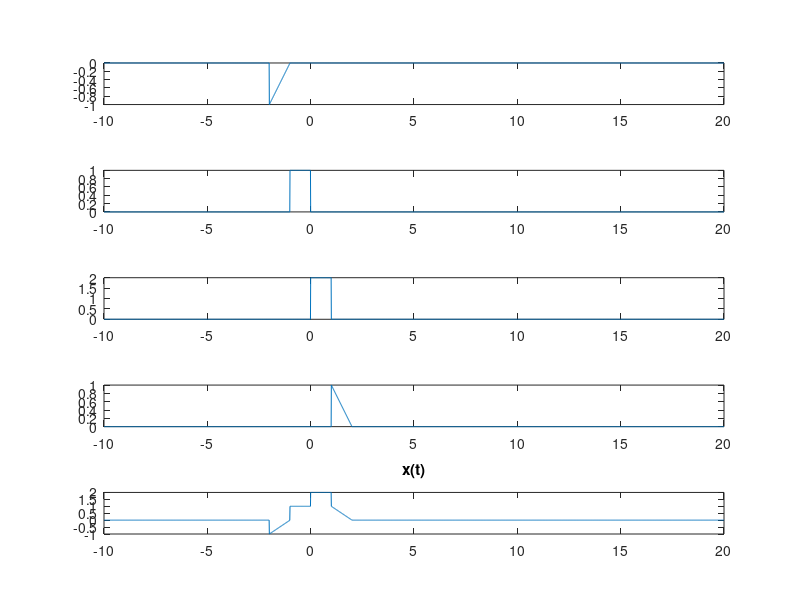
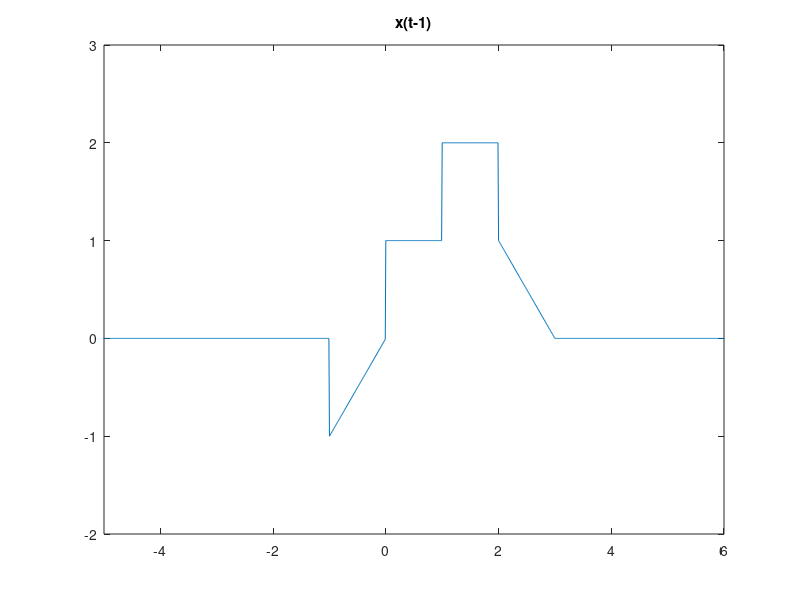
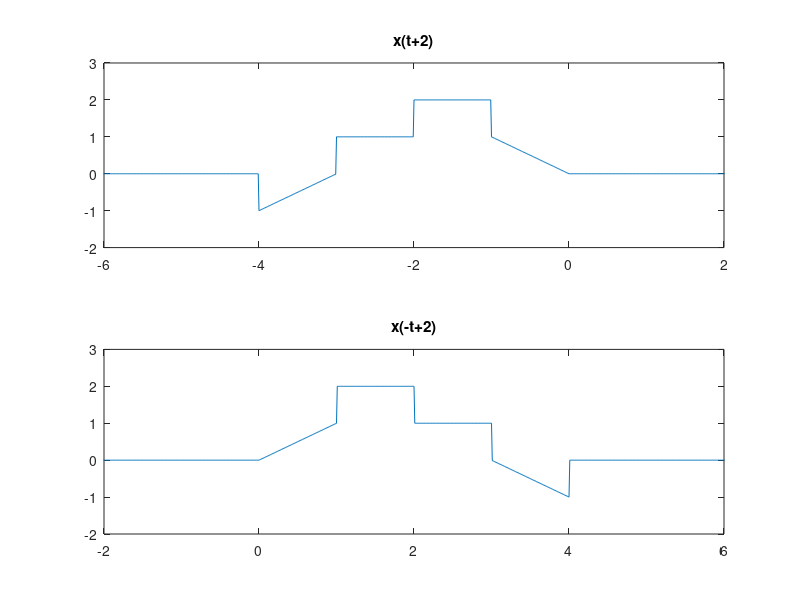
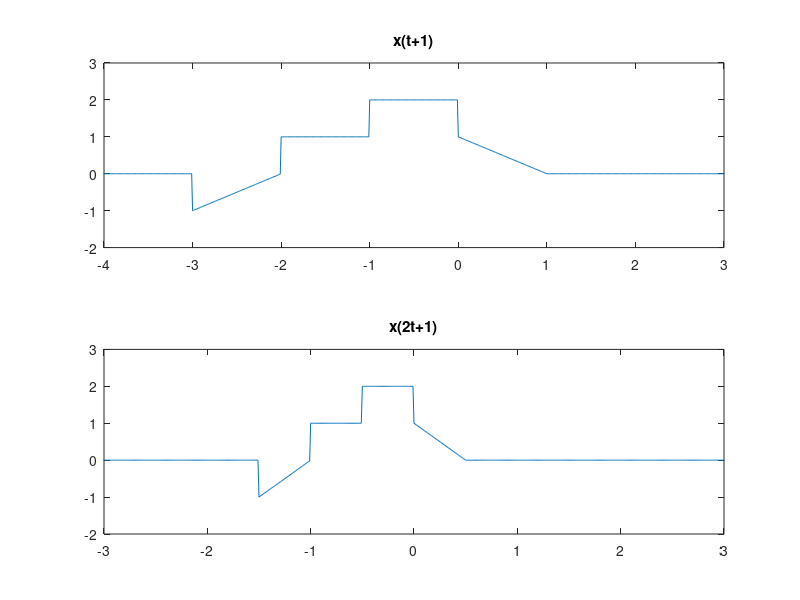

These charts were generated, in order, by the following MATLAB code:
clear all; close all; clc;

# criando sinal
u=@(t) t>=0;

x1=@(t) (t+1).*(u(t+2)-u(t+1));
x2=@(t) (u(t+1)-u(t));
x3=@(t) 2*(u(t)-u(t-1));
x4=@(t) (-t+2).*(u(t-1)-u(t-2));
x=@(t) x1(t)+x2(t)+x3(t)+x4(t);

t=-10:0.01:20;

figure(1)
subplot(5,1,1)

plot(t, x1(t))
subplot(5,1,2)

plot(t, x2(t))
subplot(5,1,3)

plot(t, x3(t))
subplot(5,1,4)

plot(t, x4(t))
subplot(5,1,5)

plot(t, x(t))
title('x(t)');

# a
xa = @(t) x(t-1);
figure(2)
plot(t, xa(t));
title('x(t-1)');
axis([-5 6 -2 3])

# b
xb_aux=@(t) x(t+2);
xb=@(t) xb_aux(-t);
figure(3)
subplot(2,1,1)
plot(t, xb_aux(t));
title('x(t+2)');
axis([-6 2 -2 3])
subplot(2,1,2)
plot(t, xb(t));
title('x(-t+2)');
axis([-2 6 -2 3])

# c
xc_aux=@(t) x(t+1);
xc=@(t) xc_aux(2*t);
figure(4)
subplot(2,1,1)
plot(t, xc_aux(t))
title('x(t+1)');
axis([-4 3 -2 3])
subplot(2,1,2)
plot(t, xc(t))
title('x(2t+1)');
axis([-3 3 -2 3])

# d
xd_aux=@(t) x(t+4);
xd=@(t) xd_aux(-t/2);
figure(5)
subplot(2,1,1)
plot(t, xd_aux(t))
title('x(t+4)');
axis([-10 2 -2 3])
subplot(2,1,2)
plot(t, xd(t))
title('x(-t/2+4)');
axis([-2 16 -2 3])
